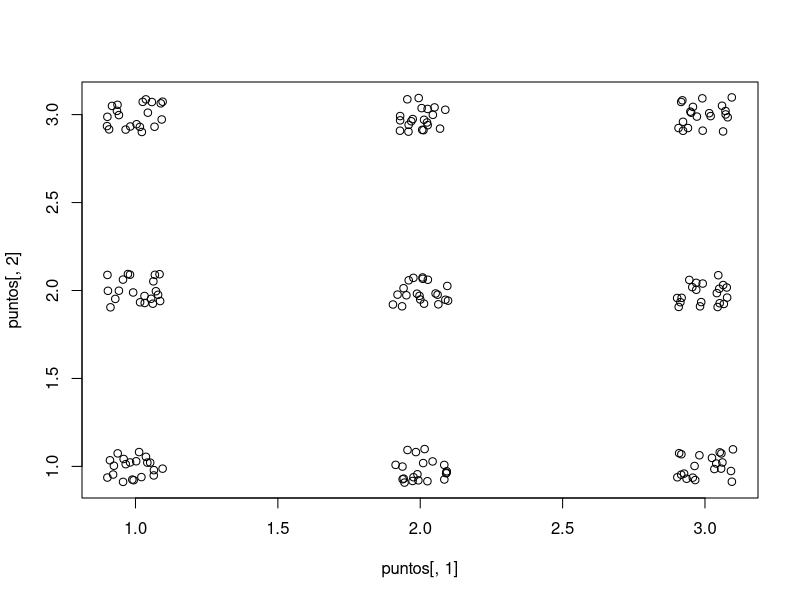

This figure's R source: (Note: this script raises an error after producing the figure.)
#TO DO
#VER COMO IMPLEMENTAR LA FUNCION SAMPLE EN C!

#///////////////
#CONFIGURACIONES
#///////////////

#---------------------------
#Configuraciones del dataset
#---------------------------
poblacion = 100;
pm = c(0.1, 0.05, 0.05); #probabilidad de mutacion
pc = 0.1; #probabilidad de single-point crossover
generaciones = 2500;
corridas = 1;

#---------------------
#Configuraciones de AG
#---------------------
dim_red = 3; #los puntos en la red no son reales, son solo los lugares alrededor de los cuales se van a armar los clusters
puntos_por_cluster = 20;
parametro_de_red = 1;
ancho_del_cluster = 0.1; #lo que mide el cluster en x
alto_del_cluster = 0.1; #lo que mide el cluster en y
k_max = 12; #Maxima cantidad de clusters a buscar
k_min = 6; #Minima cantidad de clusters a buscar
soluciones_de_elite = 4; #Las mejores soluciones pasan sin alteraciones a la proxima generacion

#Setea la semilla aleatoria para tener resultados reproducibles
set.seed(123457)

#////////////////////
#CARGADO DE LIBRERIAS
#////////////////////
library(fpc);
library(cluster);

#/////////////////////////////////
#COMIENZAN LAS FUNCIONES GENERICAS
#/////////////////////////////////

#------------------
#Funcion de fitness
#------------------
calcular_fitness <- function(puntos, cromosoma){
	#Vamos a probar con el indice de Calinski-Harabasz (ch)
	return (calinhara(puntos, cromosoma));
}

#-------------------
#Funcion de mutacion
#-------------------
mutar <- function(cromosoma, pm, k_max, k_min){
	#Tres operadores de mutacion: mutar, mergear, splitear
	
	#Muta el cromosoma con probabilidad pm
	if(runif(1) <= pm[1]){

		#Elije un locus al azar y lo cambia
		posicion = sample(1:length(cromosoma), 1);
		red<-c(1:k_max);
		red<-red[-cromosoma[posicion]];	#Sacamos como posibilidad que la mutacion lo deje en el mismo lugar	
		cluster_anterior_a_la_mutacion = cromosoma[posicion]; #Guardamos la mutacion anterior
		cromosoma[posicion] = sample(red, 1);
		#Si la mutacion provoco que la solucion tenga menos clusters que el minimo, volvemos el cambio para atras
		if(length(unique(cromosoma)) < k_min) cromosoma[posicion] = cluster_anterior_a_la_mutacion;
		
	
	}
	#Mergea dos clusters dentro del cromosomas con probabilidad pm
	if(runif(1) <= pm[2]){
		#Cuantos clusters hay
		clusters_en_cromosoma = unique(cromosoma);
		
		#Como minimo tiene que tener k_min clusters
		if(length(clusters_en_cromosoma) > k_min){
			#Elije dos clusters al azar y los junta
			clusters_a_mergear = sample(clusters_en_cromosoma, 2, replace=FALSE);
			cromosoma[which(cromosoma==clusters_a_mergear[2])]=clusters_a_mergear[1];	
		}
	}
	#Splitea un cluster dentro del cromosomas con probabilidad pm
	if(runif(1) <= pm[3]){
		#Elije un cluster al azar
		clusters_en_cromosoma = unique(cromosoma);
		
		#Elije un cluster al azar y lo divide (elige en realidad dos clusters al azar,
		#uno el que va a dividir, el otro el que va a usar para asignar 
		#a la mitad de los elementos del primero).
		clusters_a_dividir = sample(clusters_en_cromosoma, 2, replace=FALSE);
		elementos_del_cluster_a_dividir = which(cromosoma==clusters_a_dividir[1]);
		
		cromosoma[elementos_del_cluster_a_dividir[1:ceiling(length(elementos_del_cluster_a_dividir)/2)]]=clusters_a_dividir[2];	
	}			
	
	return (cromosoma);
}

#--------------------
#Funcion de crossover
#--------------------
cruzar <- function(cromosomas_padres, pc, k_min, k_max){
	#Creamos los hijos
	cromosomas_hijos = cromosomas_padres; 

	#Hace crossover entre dos cromosomas con probabilidad pc
	if(runif(1) <= pc){
	
		#Elije un locus desde donde empezar a cruzar y los cruza
		posicion = sample(1:length(cromosomas_padres[1,]), 1);
		cromosomas_hijos[1, 1:posicion] = cromosomas_padres[2, 1:posicion];
		cromosomas_hijos[2, 1:posicion] = cromosomas_padres[1, 1:posicion];
		
		#Obliga a los hijos a tener al menos k_min clusters
		for(i in 1:2){
			clusters_a_elegir = c(1:k_max);
			if(length(unique(cromosomas_hijos[i, ])) < k_min){
				#Se fija cual tiene mas de dos y flipea uno
				clusters_a_elegir = clusters_a_elegir[-unique(cromosomas_hijos[i, ])];
				cromosomas_hijos[i, which(table(cromosomas_hijos[i, ])[2] > 2)[[1]]] = sample(clusters_a_elegir, 1);

			}
		}

		
	}
	return (cromosomas_hijos);
}

#-----------------------------------------------------
#Funcion que elige una pareja en funcion de su fitness
#-----------------------------------------------------
elegir_pareja <- function(fitness){

	#Trae una pareja pesada por su fitness (cuanto mas fitness mas probabilidad de ser elegido)
	return (sample(1:length(fitness), 2, replace=FALSE, prob=(fitness/sum(fitness))));

	#Toma pp soluciones aleatoreas y nos quedamos con las dos de mejor fitness	
	#pp = 20;
	#cromosomas <- sample(1:length(fitness), pp, replace=FALSE);
	#pareja = c(0,0);
	#pareja[1] = which.max(fitness[cromosomas]);
	#fitness = fitness[-pareja[1]];
	#pareja[2] = which.max(fitness[cromosomas]);	
	#return (pareja);
}

#---------------------------------------
#Funcion para generar el dataset inicial
#---------------------------------------
generar_dataset <- function(dim_red, puntos_por_cluster, parametro_de_red, ancho_del_clustero, alto_del_cluster){
	#genero la red equiespaciada
	a <- seq(1, dim_red*parametro_de_red, parametro_de_red);
	red <- matrix(data=a, nrow=dim_red^2, ncol=2);
	red[, 1] <- rep(a, each=dim_red);

	#genero los puntos de datos alrededor de la red
	puntos_en_la_red <- dim_red^2;
	total_de_puntos <- puntos_en_la_red * puntos_por_cluster;

	#Genero los puntos de los clusters
	puntos <- matrix(0, nrow=total_de_puntos, ncol=2);
	puntos[, 1] <- runif(total_de_puntos, -ancho_del_cluster, ancho_del_cluster) + rep(red[, 1], each=puntos_por_cluster);
	puntos[, 2] <- runif(total_de_puntos, -alto_del_cluster, alto_del_cluster) + rep(red[, 2], each=puntos_por_cluster);
	return (puntos);
}

#////////////////////
#COMIENZA EL PROGRAMA
#////////////////////

#Genera el dataset
puntos <- generar_dataset(dim_red, puntos_por_cluster, parametro_de_red, ancho_del_clustero, alto_del_cluster);
total_de_puntos = nrow(puntos);

#Matriz de distancias entre los puntos
matriz_de_disimilaridad = dist(puntos);

#Matriz en blanco que va a guardar los cromosomas de la poblacion nueva despues de cada corrida
#Cada cromosoma es una tira ordenada que asigna a cada posicion (cada punto) uno de los clusters posibles
#de la red
cromosomas_nuevos = matrix(0, ncol=total_de_puntos, nrow=poblacion);

#Matriz que guarda el fitness de cada cromosoma
fitness = matrix(0, ncol=1, nrow=poblacion);

#Cantidad de cruzas por iteracion			
cruzas = c(1: as.integer(poblacion/2));

#Registro de fitness
registro_de_fitness = matrix(0, ncol=1, nrow=generaciones);

#Arranca el reloj para medir el tiempo de ejecucion
comienzo_de_reloj <- proc.time()

#Fitness objetivo es el mejor fitness que se puede lograr
fitness_objetivo = calcular_fitness(puntos, rep(c(1:dim_red^2), each=puntos_por_cluster));

#Comienzan las corridas
for(corrida in 1:corridas){

	#Genera los cromosomas al azar de la corrida, entre 1 y la cantidad de puntos de la red
	cromosomas = matrix(sample(1:k_max, poblacion*total_de_puntos, replace=TRUE), ncol=total_de_puntos);

	

	#Generando las generaciones
	for(generacion in 1:generaciones){

		#Calcula el fitness de los cromosomas
		for(cromosoma in 1:poblacion){
			fitness[cromosoma] = calcular_fitness(puntos, cromosomas[cromosoma, ]);	
		}

		registro_de_fitness[generacion] = mean(fitness);
		

		#Las soluciones con mejor fitness pasan inalteradas
		if(soluciones_de_elite){
			indice_mejores_soluciones = sort(fitness, index.return=TRUE)$ix[length(fitness):(length(fitness)-soluciones_de_elite + 1)];
			mejores_soluciones = cromosomas[indice_mejores_soluciones, ];			
		}
		
		if(generacion%%1 == 0){
                        ibestf<-which.max(fitness)
                        nn <- apply(cromosomas,1,function(x){ return(length(unique(x)))})
			cat(paste("generacion:",generacion,"- fitness mean:sd:max:optimo", 
				  signif(mean(fitness),2),signif(sd(fitness),2),
			          signif(fitness[ibestf],2),
				  signif(fitness_objetivo, 2),
				  "\n"))
			cat(paste("               - N mean:sd:max",
			          mean(nn),sd(nn),nn[ibestf],"\n\n"))
		}

		if(generacion == 10){
			cat(paste("Tiempo estimado de ejecucion: ",((proc.time() - comienzo_de_reloj)[1]/10*generaciones),"\n"));
		}

		#Cruza los cromosomas de acuerdo a su fitness. Cuanto mas fitness mas probabilidad de cruza. 
		#Elige poblacion/2 parejas

		pareja_actual = 1; #Indice de la nueva pareja en cada cruza, es interno a este bucle
		for(cruza in cruzas){
			#Elige la pareja a cruzar
			pareja = elegir_pareja(fitness);
			#La cruza y genera dos hijos
			hijos = cruzar(cromosomas[pareja, ], pc, k_min, k_max);
			#Asigna a la nueva poblacion los dos hijos
			cromosomas_nuevos[pareja_actual, ] = hijos[1, ];
			cromosomas_nuevos[pareja_actual+1, ] = hijos[2, ];
			#Agrega dos al indice de nuevas parejas
			pareja_actual = pareja_actual + 2;
		}

		#Asignamos la nueva poblacion como la poblacion actual
		cromosomas = cromosomas_nuevos;

		#Mutamos los nuevos cromosomas
		for(cromosoma in 1:poblacion){
			cromosomas[cromosoma, ] = mutar(cromosomas[cromosoma, ], pm, k_max, k_min);
		
		}
		
		#Descartamos los cambios a las soluciones de elite
		if(soluciones_de_elite) {
			cromosomas[indice_mejores_soluciones, ] = mejores_soluciones;				
		}
		
	}
	
}

#Imprime lo que tardo en ejecutar el algoritmo
print(proc.time() - comienzo_de_reloj);

#Muestra los mejores fitness
graphics.off();
soluciones_buenas = which(fitness == max(fitness));
ibestf<-soluciones_buenas[which(apply(cromosomas[soluciones_buenas, ], 1, function(x){length(unique(x))}) == (dim_red^2))[1]];
plot(puntos[,1],puntos[,2]);
points(puntos[,1],puntos[,2],col=rainbow(length(unique(cromosomas[ibestf, ])))[cromosomas[ibestf, ]],pch=20);
dev.new();
plot(silhouette(cromosomas[ibestf, ], matriz_de_disimilaridad));
dev.new()
plot(registro_de_fitness);
